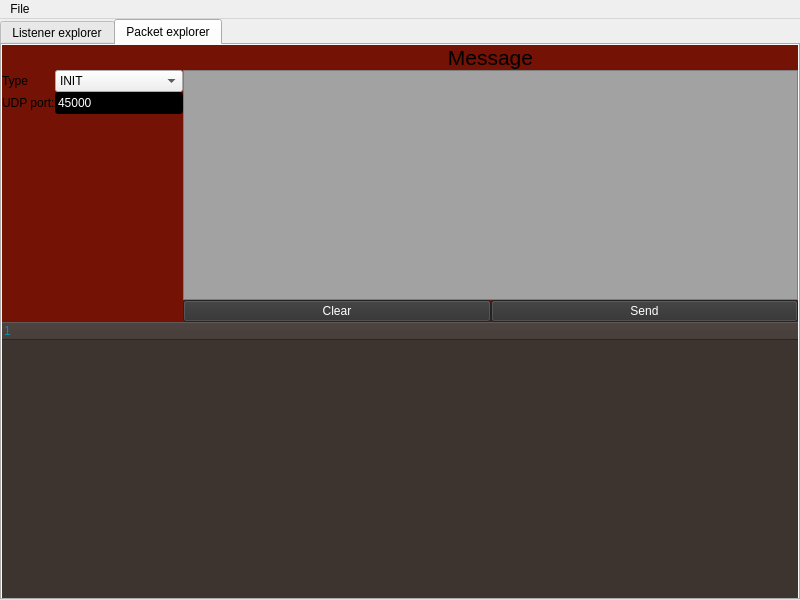
<?xml version="1.0" encoding="UTF-8"?>
<ui version="4.0">
 <class>MainWindow</class>
 <widget class="QMainWindow" name="MainWindow">
  <property name="geometry">
   <rect>
    <x>0</x>
    <y>0</y>
    <width>800</width>
    <height>600</height>
   </rect>
  </property>
  <property name="windowTitle">
   <string>MainWindow</string>
  </property>
  <property name="styleSheet">
   <string notr="true"/>
  </property>
  <widget class="QWidget" name="centralwidget">
   <property name="styleSheet">
    <string notr="true"/>
   </property>
   <layout class="QGridLayout" name="gridLayout_2">
    <property name="leftMargin">
     <number>0</number>
    </property>
    <property name="topMargin">
     <number>0</number>
    </property>
    <property name="rightMargin">
     <number>0</number>
    </property>
    <property name="bottomMargin">
     <number>0</number>
    </property>
    <property name="spacing">
     <number>0</number>
    </property>
    <item row="0" column="0">
     <widget class="QTabWidget" name="tabWidget">
      <property name="currentIndex">
       <number>1</number>
      </property>
      <widget class="QWidget" name="tab">
       <property name="styleSheet">
        <string notr="true">QWidget#tab
{
	background-color: rgb(115, 18, 5);
}


QPushButton
{
	margin: 0px;
	padding:0px;
	
	background-color: rgb(49, 49, 49);
	color:white;
}
QLineEdit
{
	background-color:lightbrown;
	color: white;
}</string>
       </property>
       <attribute name="title">
        <string>Listener explorer</string>
       </attribute>
       <layout class="QGridLayout" name="gridLayout_3">
        <property name="leftMargin">
         <number>0</number>
        </property>
        <property name="topMargin">
         <number>0</number>
        </property>
        <property name="rightMargin">
         <number>0</number>
        </property>
        <property name="bottomMargin">
         <number>0</number>
        </property>
        <property name="spacing">
         <number>0</number>
        </property>
        <item row="0" column="0">
         <layout class="QGridLayout" name="gridLayout">
          <property name="spacing">
           <number>0</number>
          </property>
          <item row="0" column="0">
           <layout class="QVBoxLayout" name="verticalLayout">
            <property name="spacing">
             <number>0</number>
            </property>
            <property name="leftMargin">
             <number>0</number>
            </property>
            <property name="rightMargin">
             <number>0</number>
            </property>
            <item>
             <widget class="QWidget" name="widget" native="true">
              <property name="minimumSize">
               <size>
                <width>128</width>
                <height>100</height>
               </size>
              </property>
              <layout class="QVBoxLayout" name="verticalLayout_2">
               <property name="spacing">
                <number>0</number>
               </property>
               <property name="leftMargin">
                <number>0</number>
               </property>
               <property name="topMargin">
                <number>0</number>
               </property>
               <property name="rightMargin">
                <number>0</number>
               </property>
               <property name="bottomMargin">
                <number>0</number>
               </property>
               <item>
                <widget class="QLineEdit" name="lineEdit">
                 <property name="sizePolicy">
                  <sizepolicy hsizetype="Minimum" vsizetype="Minimum">
                   <horstretch>0</horstretch>
                   <verstretch>0</verstretch>
                  </sizepolicy>
                 </property>
                 <property name="minimumSize">
                  <size>
                   <width>128</width>
                   <height>24</height>
                  </size>
                 </property>
                 <property name="maximumSize">
                  <size>
                   <width>16777215</width>
                   <height>24</height>
                  </size>
                 </property>
                 <property name="inputMask">
                  <string/>
                 </property>
                 <property name="placeholderText">
                  <string>Set port (standard 5000)</string>
                 </property>
                </widget>
               </item>
               <item>
                <widget class="QPushButton" name="start_but">
                 <property name="sizePolicy">
                  <sizepolicy hsizetype="Minimum" vsizetype="Minimum">
                   <horstretch>0</horstretch>
                   <verstretch>0</verstretch>
                  </sizepolicy>
                 </property>
                 <property name="text">
                  <string>Start listening</string>
                 </property>
                </widget>
               </item>
               <item>
                <widget class="QPushButton" name="stop_but">
                 <property name="enabled">
                  <bool>false</bool>
                 </property>
                 <property name="sizePolicy">
                  <sizepolicy hsizetype="Minimum" vsizetype="Minimum">
                   <horstretch>0</horstretch>
                   <verstretch>0</verstretch>
                  </sizepolicy>
                 </property>
                 <property name="text">
                  <string>Stop listening</string>
                 </property>
                 <property name="flat">
                  <bool>false</bool>
                 </property>
                </widget>
               </item>
               <item>
                <widget class="QPushButton" name="pushButton_3">
                 <property name="sizePolicy">
                  <sizepolicy hsizetype="Minimum" vsizetype="Minimum">
                   <horstretch>0</horstretch>
                   <verstretch>0</verstretch>
                  </sizepolicy>
                 </property>
                 <property name="text">
                  <string>Clear</string>
                 </property>
                </widget>
               </item>
              </layout>
             </widget>
            </item>
            <item>
             <spacer name="verticalSpacer">
              <property name="orientation">
               <enum>Qt::Vertical</enum>
              </property>
              <property name="sizeHint" stdset="0">
               <size>
                <width>20</width>
                <height>40</height>
               </size>
              </property>
             </spacer>
            </item>
           </layout>
          </item>
          <item row="0" column="1">
           <widget class="QTreeWidget" name="treeWidget">
            <property name="styleSheet">
             <string notr="true">background-color: rgb(61, 51, 47);
color: rgb(0, 145, 177);
border: 0px solid;</string>
            </property>
            <column>
             <property name="text">
              <string>Type</string>
             </property>
            </column>
            <column>
             <property name="text">
              <string>Source port</string>
             </property>
            </column>
            <column>
             <property name="text">
              <string>Destination port</string>
             </property>
            </column>
            <column>
             <property name="text">
              <string>Data</string>
             </property>
            </column>
            <column>
             <property name="text">
              <string>Description</string>
             </property>
            </column>
            <column>
             <property name="text">
              <string>Time recieved</string>
             </property>
            </column>
           </widget>
          </item>
         </layout>
        </item>
       </layout>
      </widget>
      <widget class="QWidget" name="tab2">
       <property name="styleSheet">
        <string notr="true">QWidget#tab2
{
	background-color: rgb(115, 18, 5);
}

QPushButton
{
	
	background-color: rgb(49, 49, 49);
	color:white;
}
QLineEdit
{
	background-color:lightbrown;
	color: white;
}</string>
       </property>
       <attribute name="title">
        <string>Packet explorer</string>
       </attribute>
       <layout class="QGridLayout" name="gridLayout_5">
        <property name="leftMargin">
         <number>0</number>
        </property>
        <property name="topMargin">
         <number>0</number>
        </property>
        <property name="rightMargin">
         <number>0</number>
        </property>
        <property name="bottomMargin">
         <number>0</number>
        </property>
        <property name="spacing">
         <number>0</number>
        </property>
        <item row="0" column="0">
         <layout class="QGridLayout" name="gridLayout_4">
          <item row="1" column="1">
           <widget class="QTextBrowser" name="messageSelector">
            <property name="styleSheet">
             <string notr="true">background-color: rgb(162, 162, 162);</string>
            </property>
            <property name="readOnly">
             <bool>false</bool>
            </property>
           </widget>
          </item>
          <item row="1" column="0">
           <layout class="QVBoxLayout" name="verticalLayout_4">
            <item>
             <layout class="QHBoxLayout" name="horizontalLayout_3">
              <item>
               <widget class="QLabel" name="label_3">
                <property name="text">
                 <string>Type</string>
                </property>
               </widget>
              </item>
              <item>
               <widget class="QComboBox" name="TypeSelector">
                <property name="sizePolicy">
                 <sizepolicy hsizetype="Fixed" vsizetype="Fixed">
                  <horstretch>0</horstretch>
                  <verstretch>0</verstretch>
                 </sizepolicy>
                </property>
                <property name="minimumSize">
                 <size>
                  <width>128</width>
                  <height>0</height>
                 </size>
                </property>
                <property name="maximumSize">
                 <size>
                  <width>128</width>
                  <height>16777215</height>
                 </size>
                </property>
                <item>
                 <property name="text">
                  <string>INIT</string>
                 </property>
                </item>
                <item>
                 <property name="text">
                  <string>META</string>
                 </property>
                </item>
                <item>
                 <property name="text">
                  <string>CHUNK</string>
                 </property>
                </item>
                <item>
                 <property name="text">
                  <string>ACK</string>
                 </property>
                </item>
                <item>
                 <property name="text">
                  <string>P_ACK</string>
                 </property>
                </item>
                <item>
                 <property name="text">
                  <string>LAST_CHUNK</string>
                 </property>
                </item>
               </widget>
              </item>
             </layout>
            </item>
            <item>
             <layout class="QHBoxLayout" name="horizontalLayout_2">
              <item>
               <widget class="QLabel" name="label_2">
                <property name="text">
                 <string>UDP port:</string>
                </property>
               </widget>
              </item>
              <item>
               <widget class="QLineEdit" name="lineEdit_2">
                <property name="sizePolicy">
                 <sizepolicy hsizetype="Fixed" vsizetype="Fixed">
                  <horstretch>0</horstretch>
                  <verstretch>0</verstretch>
                 </sizepolicy>
                </property>
                <property name="minimumSize">
                 <size>
                  <width>128</width>
                  <height>0</height>
                 </size>
                </property>
                <property name="maximumSize">
                 <size>
                  <width>128</width>
                  <height>16777215</height>
                 </size>
                </property>
                <property name="text">
                 <string>45000</string>
                </property>
                <property name="placeholderText">
                 <string>udp port</string>
                </property>
               </widget>
              </item>
             </layout>
            </item>
            <item>
             <spacer name="verticalSpacer_2">
              <property name="orientation">
               <enum>Qt::Vertical</enum>
              </property>
              <property name="sizeHint" stdset="0">
               <size>
                <width>20</width>
                <height>40</height>
               </size>
              </property>
             </spacer>
            </item>
           </layout>
          </item>
          <item row="0" column="1">
           <widget class="QLabel" name="label">
            <property name="font">
             <font>
              <pointsize>16</pointsize>
             </font>
            </property>
            <property name="text">
             <string>Message</string>
            </property>
            <property name="textFormat">
             <enum>Qt::AutoText</enum>
            </property>
            <property name="alignment">
             <set>Qt::AlignCenter</set>
            </property>
           </widget>
          </item>
          <item row="2" column="1">
           <widget class="QWidget" name="ButtonWidget" native="true">
            <layout class="QHBoxLayout" name="horizontalLayout">
             <property name="spacing">
              <number>0</number>
             </property>
             <property name="leftMargin">
              <number>0</number>
             </property>
             <property name="topMargin">
              <number>0</number>
             </property>
             <property name="rightMargin">
              <number>0</number>
             </property>
             <property name="bottomMargin">
              <number>0</number>
             </property>
             <item>
              <widget class="QPushButton" name="pushButton">
               <property name="text">
                <string>Clear</string>
               </property>
               <property name="flat">
                <bool>false</bool>
               </property>
              </widget>
             </item>
             <item>
              <widget class="QPushButton" name="pushButton_2">
               <property name="text">
                <string>Send</string>
               </property>
              </widget>
             </item>
            </layout>
           </widget>
          </item>
         </layout>
        </item>
        <item row="1" column="0">
         <widget class="QTreeWidget" name="treeWidget_2">
          <property name="styleSheet">
           <string notr="true">background-color: rgb(61, 51, 47);
color: rgb(0, 145, 177);
border: 0px solid;</string>
          </property>
          <column>
           <property name="text">
            <string notr="true">1</string>
           </property>
          </column>
         </widget>
        </item>
       </layout>
      </widget>
     </widget>
    </item>
   </layout>
  </widget>
  <widget class="QMenuBar" name="menuBar">
   <property name="geometry">
    <rect>
     <x>0</x>
     <y>0</y>
     <width>800</width>
     <height>20</height>
    </rect>
   </property>
   <widget class="QMenu" name="menuFile">
    <property name="title">
     <string>File</string>
    </property>
    <addaction name="separator"/>
    <addaction name="actionExit"/>
   </widget>
   <addaction name="menuFile"/>
  </widget>
  <action name="actionExit">
   <property name="text">
    <string>Exit</string>
   </property>
   <property name="shortcut">
    <string>Ctrl+Q</string>
   </property>
  </action>
 </widget>
 <resources/>
 <connections>
  <connection>
   <sender>pushButton_3</sender>
   <signal>clicked()</signal>
   <receiver>treeWidget</receiver>
   <slot>clear()</slot>
   <hints>
    <hint type="sourcelabel">
     <x>55</x>
     <y>133</y>
    </hint>
    <hint type="destinationlabel">
     <x>232</x>
     <y>154</y>
    </hint>
   </hints>
  </connection>
 </connections>
</ui>
